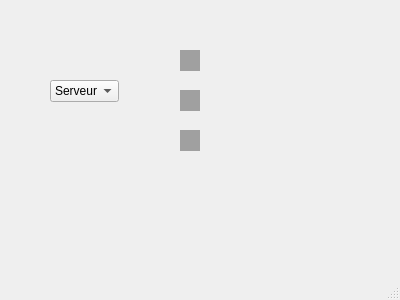
<?xml version="1.0" encoding="UTF-8"?>
<ui version="4.0">
 <class>Dialog</class>
 <widget class="QDialog" name="Dialog">
  <property name="geometry">
   <rect>
    <x>0</x>
    <y>0</y>
    <width>400</width>
    <height>300</height>
   </rect>
  </property>
  <property name="windowTitle">
   <string>Dialog</string>
  </property>
  <property name="sizeGripEnabled">
   <bool>true</bool>
  </property>
  <widget class="QComboBox" name="comboBox">
   <property name="geometry">
    <rect>
     <x>50</x>
     <y>80</y>
     <width>69</width>
     <height>22</height>
    </rect>
   </property>
   <item>
    <property name="text">
     <string>Serveur1</string>
    </property>
   </item>
   <item>
    <property name="text">
     <string>Serveur2</string>
    </property>
   </item>
   <item>
    <property name="text">
     <string>Serveur3</string>
    </property>
   </item>
  </widget>
  <widget class="QLabel" name="label">
   <property name="geometry">
    <rect>
     <x>150</x>
     <y>220</y>
     <width>47</width>
     <height>13</height>
    </rect>
   </property>
   <property name="text">
    <string/>
   </property>
  </widget>
  <widget class="QMdiArea" name="mdiArea">
   <property name="geometry">
    <rect>
     <x>180</x>
     <y>50</y>
     <width>20</width>
     <height>21</height>
    </rect>
   </property>
   <property name="background">
    <brush brushstyle="SolidPattern">
     <color alpha="255">
      <red>160</red>
      <green>160</green>
      <blue>160</blue>
     </color>
    </brush>
   </property>
  </widget>
  <widget class="QMdiArea" name="mdiArea_2">
   <property name="geometry">
    <rect>
     <x>180</x>
     <y>90</y>
     <width>20</width>
     <height>21</height>
    </rect>
   </property>
   <property name="background">
    <brush brushstyle="SolidPattern">
     <color alpha="255">
      <red>160</red>
      <green>160</green>
      <blue>160</blue>
     </color>
    </brush>
   </property>
  </widget>
  <widget class="QMdiArea" name="mdiArea_3">
   <property name="geometry">
    <rect>
     <x>180</x>
     <y>130</y>
     <width>20</width>
     <height>21</height>
    </rect>
   </property>
   <property name="background">
    <brush brushstyle="SolidPattern">
     <color alpha="255">
      <red>160</red>
      <green>160</green>
      <blue>160</blue>
     </color>
    </brush>
   </property>
  </widget>
 </widget>
 <resources/>
 <connections/>
</ui>
